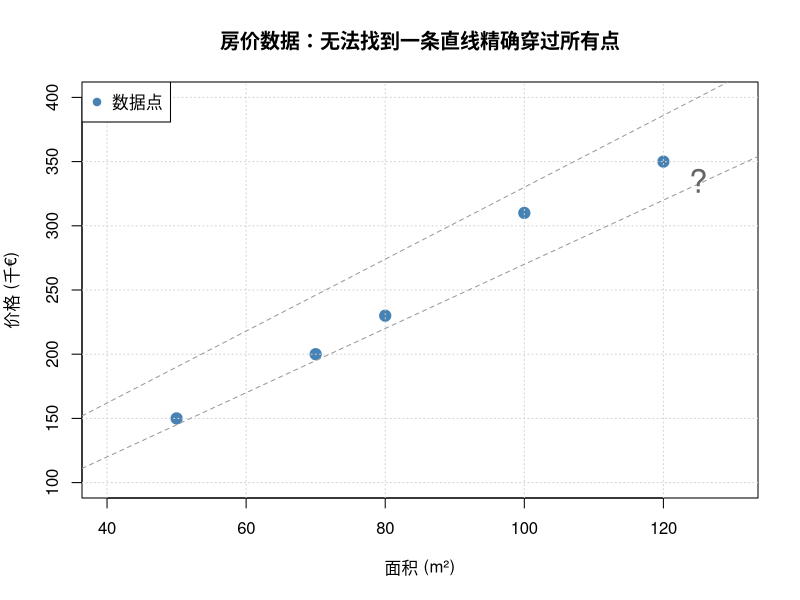
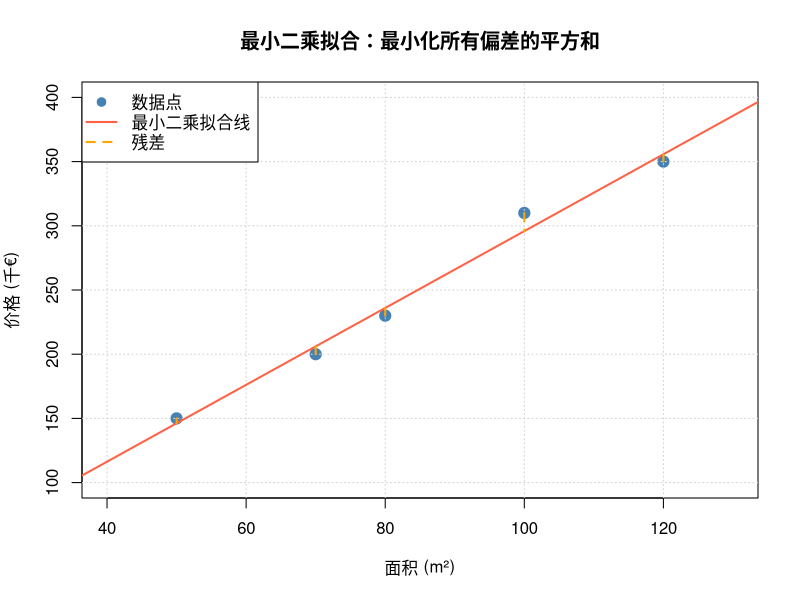
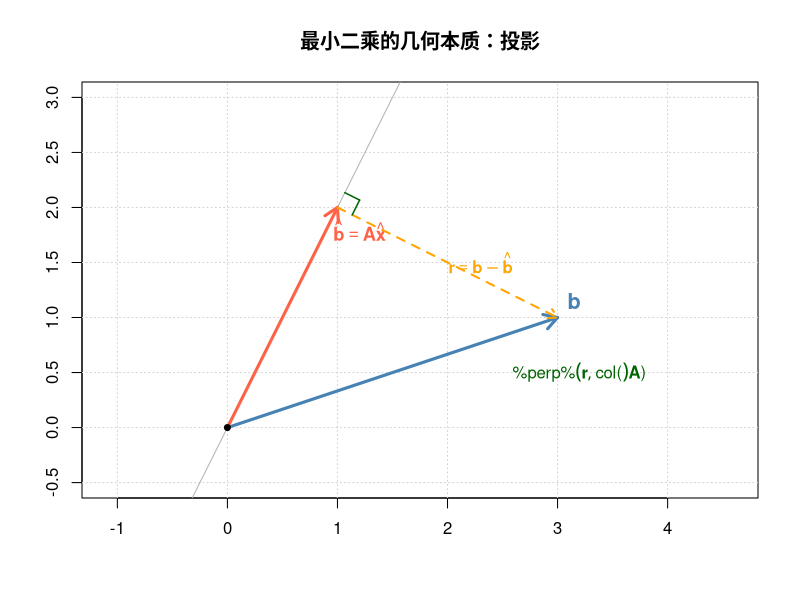
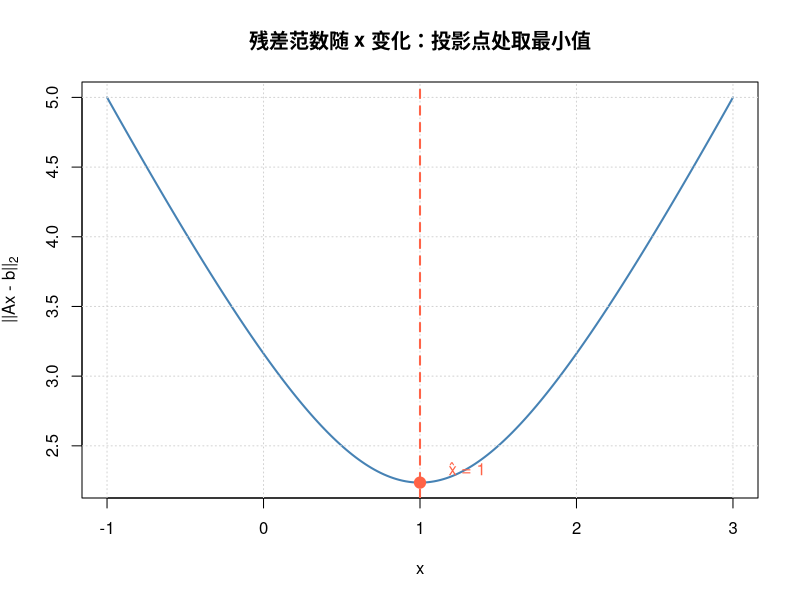
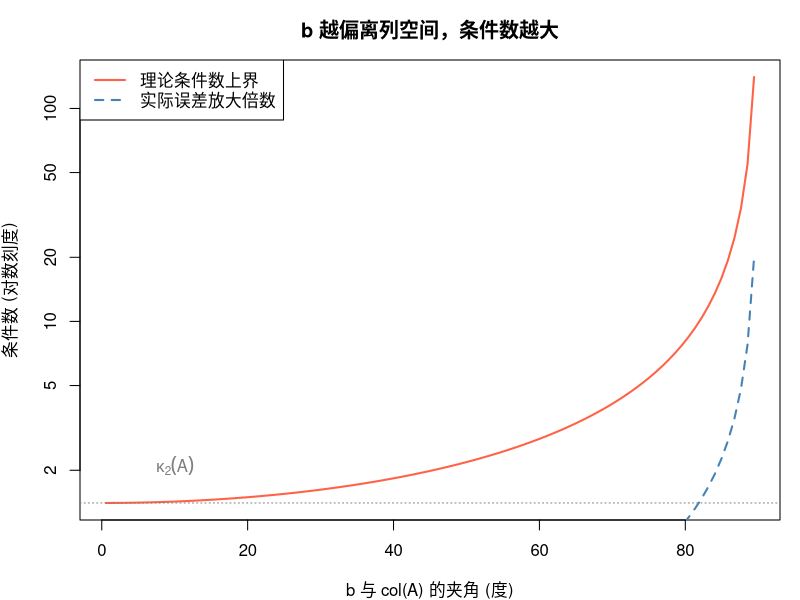
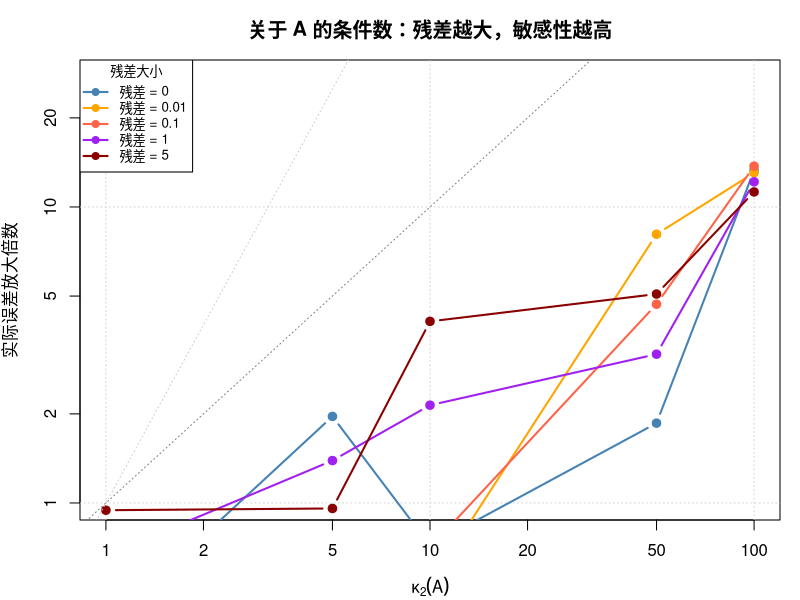
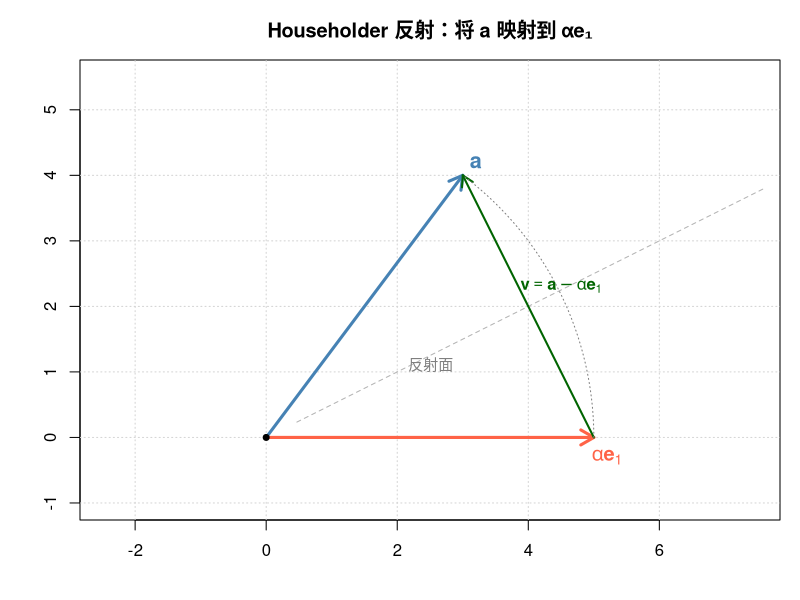
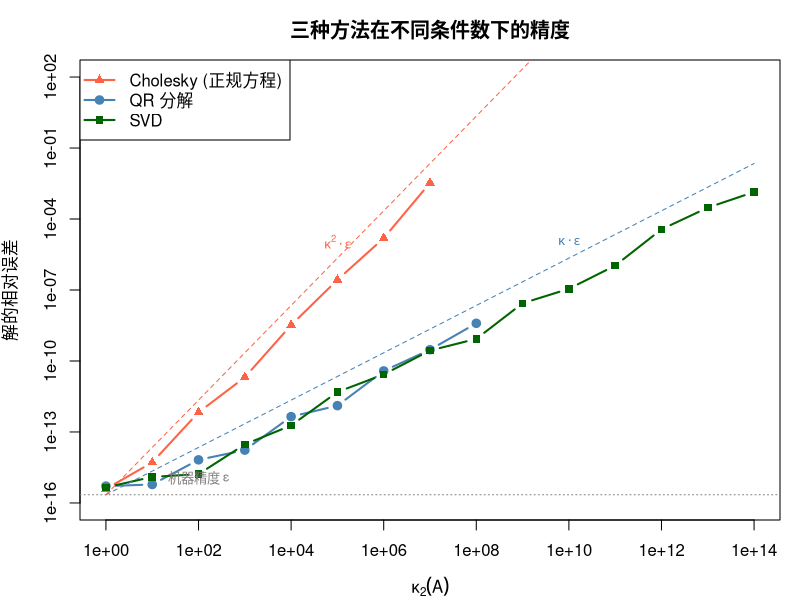

Write the R code that produced these figures, in order.
## ---- chunk 1
#| label: setup
# 辅助函数
tr <- function(A) sum(diag(A))

# 向量2-范数
vnorm <- function(x) sqrt(sum(x^2))

# Frobenius范数
fnorm <- function(A) sqrt(sum(A^2))
## ---- chunk 2
#| label: motivation-data
# 房屋数据
area <- c(50, 70, 80, 100, 120)    # 面积 (m²)
price <- c(150, 200, 230, 310, 350)  # 价格 (千€)

cat("面积 (m²):  ", area, "\n")
cat("价格 (千€): ", price, "\n")
## ---- chunk 3
#| label: motivation-visual
#| fig-width: 7
#| fig-height: 5

# 可视化：数据点不在一条直线上
plot(area, price, pch = 19, col = "steelblue", cex = 1.5,
     xlab = "面积 (m²)", ylab = "价格 (千€)",
     main = "房价数据：无法找到一条直线精确穿过所有点",
     xlim = c(40, 130), ylim = c(100, 400))
grid()

# 随便画两条线，说明没有"完美"的
abline(a = 20, b = 2.5, col = "grey60", lty = 2)
abline(a = 50, b = 2.8, col = "grey60", lty = 2)
text(125, 335, "?", col = "grey40", cex = 2)
legend("topleft", "数据点", pch = 19, col = "steelblue")
## ---- chunk 4
#| label: motivation-matrix
# 构造矩阵
A <- cbind(1, area)
b <- price

cat("矩阵 A:\n")
print(A)
cat("\n向量 b:", b, "\n")
cat("\nA 是", nrow(A), "×", ncol(A), "矩阵：", nrow(A), "个方程，", ncol(A), "个未知数\n")
cat("方程数 > 未知数 → 超定系统 → 一般无精确解\n")
## ---- chunk 5
#| label: motivation-solve
#| fig-width: 7
#| fig-height: 5

# 用最小二乘求解
beta_hat <- solve(t(A) %*% A, t(A) %*% b)
cat("最小二乘解:\n")
cat("  β₀ (截距) =", round(beta_hat[1], 2), "\n")
cat("  β₁ (斜率) =", round(beta_hat[2], 2), "\n")
cat("  模型: 价格 ≈", round(beta_hat[1], 2), "+", round(beta_hat[2], 2), "× 面积\n\n")

# 残差
residuals <- b - A %*% beta_hat
cat("残差（每个点的偏差）:", round(residuals, 2), "\n")
cat("残差平方和:", round(sum(residuals^2), 2), "\n")

# 可视化
plot(area, price, pch = 19, col = "steelblue", cex = 1.5,
     xlab = "面积 (m²)", ylab = "价格 (千€)",
     main = "最小二乘拟合：最小化所有偏差的平方和",
     xlim = c(40, 130), ylim = c(100, 400))
grid()
abline(beta_hat[1], beta_hat[2], col = "tomato", lwd = 2)

# 画残差线
fitted <- A %*% beta_hat
segments(area, price, area, fitted, col = "orange", lwd = 2, lty = 2)

legend("topleft", c("数据点", "最小二乘拟合线", "残差"),
       col = c("steelblue", "tomato", "orange"),
       pch = c(19, NA, NA), lty = c(NA, 1, 2), lwd = 2)
## ---- chunk 6
#| label: geometry-2d
#| fig-width: 8
#| fig-height: 6

# 二维几何解释
# 列空间是一维的（一条直线），b 不在这条直线上
# 最小二乘解对应 b 在列空间上的投影

# 简单例子：A 只有一列
a <- c(1, 2)  # 列空间方向
b_vec <- c(3, 1)  # 目标向量

# 投影 b 到 a 的方向
proj_coeff <- sum(a * b_vec) / sum(a * a)
b_hat <- proj_coeff * a
residual <- b_vec - b_hat

plot(NULL, xlim = c(-0.5, 4), ylim = c(-0.5, 3),
     xlab = "", ylab = "", asp = 1,
     main = "最小二乘的几何本质：投影")
grid()

# 列空间（直线）
arrows(0, 0, 2.5, 5, col = "grey70", lwd = 1, length = 0.1)
arrows(0, 0, -0.5, -1, col = "grey70", lwd = 1, length = 0)
text(2.6, 4.7, "col(A)", col = "grey50", cex = 0.9)

# 向量 b
arrows(0, 0, b_vec[1], b_vec[2], col = "steelblue", lwd = 3, length = 0.15)
text(b_vec[1] + 0.15, b_vec[2] + 0.15, expression(bold(b)), col = "steelblue", cex = 1.3)

# 投影 b_hat
arrows(0, 0, b_hat[1], b_hat[2], col = "tomato", lwd = 3, length = 0.15)
text(b_hat[1] + 0.2, b_hat[2] - 0.2,
     expression(hat(bold(b)) == bold(A)*hat(bold(x))), col = "tomato", cex = 1.1)

# 残差
arrows(b_hat[1], b_hat[2], b_vec[1], b_vec[2],
       col = "orange", lwd = 2, lty = 2, length = 0.1)
text((b_hat[1] + b_vec[1])/2 + 0.3, (b_hat[2] + b_vec[2])/2,
     expression(bold(r) == bold(b) - hat(bold(b))), col = "orange", cex = 1.0)

# 直角标记
rect_size <- 0.15
mid_x <- b_hat[1]
mid_y <- b_hat[2]
# 画一个小正方形表示直角
segments(mid_x + rect_size * (b_vec[1]-b_hat[1])/vnorm(residual),
         mid_y + rect_size * (b_vec[2]-b_hat[2])/vnorm(residual),
         mid_x + rect_size * (b_vec[1]-b_hat[1])/vnorm(residual) + rect_size * a[1]/vnorm(a),
         mid_y + rect_size * (b_vec[2]-b_hat[2])/vnorm(residual) + rect_size * a[2]/vnorm(a),
         col = "darkgreen", lwd = 1.5)
segments(mid_x + rect_size * a[1]/vnorm(a),
         mid_y + rect_size * a[2]/vnorm(a),
         mid_x + rect_size * (b_vec[1]-b_hat[1])/vnorm(residual) + rect_size * a[1]/vnorm(a),
         mid_y + rect_size * (b_vec[2]-b_hat[2])/vnorm(residual) + rect_size * a[2]/vnorm(a),
         col = "darkgreen", lwd = 1.5)

text(3.2, 0.5, expression(bold(r) %perp% "col("*bold(A)*")"), col = "darkgreen", cex = 1.0)

points(0, 0, pch = 19, cex = 0.8)
## ---- chunk 7
#| label: geometry-why-projection
#| fig-width: 8
#| fig-height: 5

# 为什么投影是最优的？画出不同的 x 对应的 ||Ax - b||
# 一维情况：min_x ||ax - b||
a_1d <- c(1, 2)
b_1d <- c(3, 1)

x_range <- seq(-1, 3, length.out = 200)
errors <- sapply(x_range, function(x) vnorm(x * a_1d - b_1d))

x_opt <- sum(a_1d * b_1d) / sum(a_1d * a_1d)

plot(x_range, errors, type = "l", lwd = 2, col = "steelblue",
     xlab = "x", ylab = expression("||Ax - b||"[2]),
     main = "残差范数随 x 变化：投影点处取最小值")
grid()
abline(v = x_opt, col = "tomato", lty = 2, lwd = 2)
points(x_opt, vnorm(x_opt * a_1d - b_1d), pch = 19, col = "tomato", cex = 1.5)
text(x_opt + 0.3, vnorm(x_opt * a_1d - b_1d) + 0.1,
     paste0("x̂ = ", round(x_opt, 3)), col = "tomato", cex = 1.0)
## ---- chunk 8
#| label: normal-equation-demo
# 用房价数据验证正规方程
A_house <- cbind(1, area)
b_house <- price

# 计算正规方程的两边
AtA <- t(A_house) %*% A_house
Atb <- t(A_house) %*% b_house

cat("A^T A =\n")
print(AtA)
cat("\nA^T b =\n")
print(Atb)

# 求解正规方程
beta_ne <- solve(AtA, Atb)
cat("\n正规方程的解:\n")
cat("  β₀ =", round(beta_ne[1], 4), "\n")
cat("  β₁ =", round(beta_ne[2], 4), "\n")

# 验证残差垂直于列空间
resid <- b_house - A_house %*% beta_ne
cat("\n验证 A^T r = 0:\n")
cat("  A^T r =", round(t(A_house) %*% resid, 10), "\n")
cat("  → 残差确实垂直于列空间 ✓\n")
## ---- chunk 9
#| label: pseudoinverse
# 伪逆的计算和性质
A_plus <- solve(t(A_house) %*% A_house) %*% t(A_house)

cat("A⁺ 的维度:", nrow(A_plus), "×", ncol(A_plus), "\n")
cat("A 的维度: ", nrow(A_house), "×", ncol(A_house), "\n\n")

# 验证 A⁺b = x̂
x_via_pinv <- A_plus %*% b_house
cat("A⁺b =", round(x_via_pinv, 4), "\n")
cat("正规方程解 =", round(beta_ne, 4), "\n")
cat("一致 ✓\n\n")

# A A⁺ 是投影矩阵
P <- A_house %*% A_plus
cat("A A⁺ 是投影矩阵吗？\n")
cat("  (AA⁺)² ≈ AA⁺ ?", max(abs(P %*% P - P)) < 1e-10, "\n")
cat("  (AA⁺)^T ≈ AA⁺ ?", max(abs(t(P) - P)) < 1e-10, "(对称)\n")
cat("  → AA⁺ 是到 col(A) 的正交投影矩阵 ✓\n")
## ---- chunk 10
#| code-fold: true
#| code-summary: "点击查看答案"

cat("1. 错误：AA⁺ ≠ I_m（除非 A 是方阵且可逆）\n")
cat("   AA⁺ 是 m×m 的投影矩阵，不是单位矩阵\n\n")

# 数值验证
cat("   AA⁺ =\n")
print(round(P, 4))
cat("   I_5 =\n")
print(diag(5))
cat("\n")

cat("2. 正确：AA⁺ 恰好是到 col(A) 的正交投影矩阵\n\n")

# 验证
b_proj <- P %*% b_house
b_hat_direct <- A_house %*% beta_ne
cat("   AA⁺b =", round(b_proj, 2), "\n")
cat("   Ax̂   =", round(b_hat_direct, 2), "\n\n")

cat("3. 正确：残差垂直于列空间，这是最小二乘解的几何特征\n\n")
cat("4. 正确：任意向量都可以分解为在子空间上的投影和在其正交补上的投影之和\n")
## ---- chunk 11
#| label: condition-b
#| fig-width: 9
#| fig-height: 5

# 演示：b 的投影分量越小，条件数越大
set.seed(42)
m <- 50; n <- 3
A_cond <- matrix(rnorm(m * n), m, n)

kappa_A <- kappa(A_cond, exact = TRUE)
cat("κ₂(A) =", round(kappa_A, 2), "\n\n")

# 构造不同"投影比例"的 b
# b = b_col + b_perp，其中 b_col ∈ col(A)，b_perp ⊥ col(A)
P_A <- A_cond %*% solve(t(A_cond) %*% A_cond) %*% t(A_cond)

b_col <- P_A %*% rnorm(m)        # 列空间中的分量
b_perp <- (diag(m) - P_A) %*% rnorm(m)  # 正交补中的分量
b_col <- b_col / vnorm(b_col)
b_perp <- b_perp / vnorm(b_perp)

# 不同的"角度"
alphas <- seq(0.01, pi/2 - 0.01, length.out = 100)
cond_vals <- numeric(length(alphas))
actual_amplification <- numeric(length(alphas))

pert <- rnorm(m, sd = 1e-8)

for (i in seq_along(alphas)) {
  b_test <- cos(alphas[i]) * b_col + sin(alphas[i]) * b_perp
  b_test <- b_test / vnorm(b_test) * 10  # 归一化

  proj_b <- P_A %*% b_test
  ratio <- vnorm(b_test) / vnorm(proj_b)
  cond_vals[i] <- kappa_A * ratio

  # 数值验证
  x1 <- solve(t(A_cond) %*% A_cond, t(A_cond) %*% b_test)
  x2 <- solve(t(A_cond) %*% A_cond, t(A_cond) %*% (b_test + pert))
  rel_out <- vnorm(x2 - x1) / vnorm(x1)
  rel_in <- vnorm(pert) / vnorm(b_test)
  actual_amplification[i] <- rel_out / rel_in
}

par(mar = c(4, 4, 3, 1))
plot(alphas * 180 / pi, cond_vals, type = "l", log = "y",
     col = "tomato", lwd = 2,
     xlab = "b 与 col(A) 的夹角 (度)", ylab = "条件数 (对数刻度)",
     main = "b 越偏离列空间，条件数越大")
lines(alphas * 180 / pi, actual_amplification, col = "steelblue", lwd = 2, lty = 2)
abline(h = kappa_A, col = "grey50", lty = 3)
text(10, kappa_A * 1.5, expression(kappa[2](A)), col = "grey50")
legend("topleft", c("理论条件数上界", "实际误差放大倍数"),
       col = c("tomato", "steelblue"), lwd = 2, lty = c(1, 2))
## ---- chunk 12
#| label: condition-A
#| fig-width: 9
#| fig-height: 5

# 演示：残差越大，关于 A 的条件数越大
set.seed(123)
n_dim <- 5

# 构造不同条件数的 A
U <- qr.Q(qr(matrix(rnorm(20 * 20), 20)))
V <- qr.Q(qr(matrix(rnorm(n_dim * n_dim), n_dim)))

kappa_values <- c(1, 5, 10, 50, 100)
residual_scales <- c(0, 0.01, 0.1, 1, 5)

results <- expand.grid(kappa_A = kappa_values, resid_scale = residual_scales)
results$effective_kappa <- NA

m_dim <- 20

for (i in seq_len(nrow(results))) {
  kk <- results$kappa_A[i]
  rs <- results$resid_scale[i]

  sigmas <- exp(seq(log(1), log(kk), length.out = n_dim))
  A_test <- U[, 1:n_dim] %*% diag(sigmas) %*% t(V)

  # 构造 b = A*x_true + rs*noise_perp
  x_true <- rep(1, n_dim)
  b_in_col <- A_test %*% x_true
  noise_perp <- (diag(m_dim) - A_test %*% solve(t(A_test) %*% A_test) %*% t(A_test)) %*% rnorm(m_dim)
  if (vnorm(noise_perp) > 0) noise_perp <- noise_perp / vnorm(noise_perp)
  b_test <- b_in_col + rs * noise_perp

  # 扰动 A
  delta_A <- matrix(rnorm(m_dim * n_dim), m_dim, n_dim) * 1e-8
  x_hat <- solve(t(A_test) %*% A_test, t(A_test) %*% b_test)
  A_pert <- A_test + delta_A
  x_hat_pert <- solve(t(A_pert) %*% A_pert, t(A_pert) %*% b_test)

  rel_out <- vnorm(x_hat_pert - x_hat) / vnorm(x_hat)
  rel_in <- norm(delta_A, "F") / norm(A_test, "F")
  results$effective_kappa[i] <- rel_out / rel_in
}

# 绘图
par(mar = c(4, 4, 3, 1))
colors <- c("steelblue", "orange", "tomato", "purple", "darkred")

plot(NULL, xlim = range(kappa_values), ylim = c(1, max(results$effective_kappa, na.rm = TRUE) * 2),
     log = "xy", xlab = expression(kappa[2](A)), ylab = "实际误差放大倍数",
     main = "关于 A 的条件数：残差越大，敏感性越高")
grid()

for (j in seq_along(residual_scales)) {
  idx <- results$resid_scale == residual_scales[j]
  lines(results$kappa_A[idx], results$effective_kappa[idx],
        col = colors[j], lwd = 2, type = "b", pch = 19)
}

# 参考线
abline(0, 1, lty = 3, col = "grey50")
abline(0, 2, lty = 3, col = "grey80")
text(80, 60, expression(kappa), col = "grey50", cex = 0.8)
text(80, 5000, expression(kappa^2), col = "grey80", cex = 0.8)

legend("topleft",
       paste("残差 =", residual_scales),
       col = colors, lwd = 2, pch = 19, cex = 0.8,
       title = "残差大小")
## ---- chunk 13
#| code-fold: true
#| code-summary: "点击查看答案"

set.seed(7)
m_ex <- 20; n_ex <- 3

# 构造 κ₂(A) = 10 的矩阵
U_ex <- qr.Q(qr(matrix(rnorm(m_ex^2), m_ex)))
V_ex <- qr.Q(qr(matrix(rnorm(n_ex^2), n_ex)))
sigmas_ex <- c(10, 5, 1)  # κ = 10/1 = 10
A_ex <- U_ex[, 1:n_ex] %*% diag(sigmas_ex) %*% t(V_ex)

cat("κ₂(A) =", round(max(sigmas_ex)/min(sigmas_ex), 2), "\n\n")

# 构造 b 使残差很大
x_true_ex <- c(1, 1, 1)
b_col <- A_ex %*% x_true_ex
P_ex <- A_ex %*% solve(t(A_ex) %*% A_ex) %*% t(A_ex)
b_perp <- (diag(m_ex) - P_ex) %*% rnorm(m_ex)
b_perp <- b_perp / vnorm(b_perp) * vnorm(b_col) * 3  # 残差是投影的 3 倍

b_ex <- b_col + b_perp
resid_ex <- b_ex - P_ex %*% b_ex
proj_ex <- P_ex %*% b_ex

kappa_theoretical <- max(sigmas_ex)/min(sigmas_ex) +
  (max(sigmas_ex)/min(sigmas_ex))^2 * vnorm(resid_ex)/vnorm(proj_ex)
cat("理论条件数上界 ≈", round(kappa_theoretical, 1), "\n")
cat("  其中 κ₂(A) 贡献:", round(max(sigmas_ex)/min(sigmas_ex), 1), "\n")
cat("  κ₂(A)² × ||r||/||proj|| 贡献:",
    round((max(sigmas_ex)/min(sigmas_ex))^2 * vnorm(resid_ex)/vnorm(proj_ex), 1), "\n")
cat("\n结论: 虽然矩阵条件数只有 10，但大残差使有效条件数接近 κ² 量级\n")
## ---- chunk 14
#| label: wrong-implementation
# 一个数学上正确但数值上错误的函数
kq_solve_bad <- function(A, b) {
  solve(t(A) %*% A) %*% t(A) %*% b   # ← 显式求逆！
}

# "正确"的正规方程实现
kq_solve_ne <- function(A, b) {
  solve(t(A) %*% A, t(A) %*% b)       # ← 求解线性方程组
}

# 对比
set.seed(42)
m <- 100; n <- 5
A_test <- matrix(rnorm(m * n), m, n)
b_test <- rnorm(m)

x_bad <- kq_solve_bad(A_test, b_test)
x_good <- kq_solve_ne(A_test, b_test)
x_ref <- qr.solve(A_test, b_test)  # R 内置，使用 QR 分解

cat("显式求逆 vs QR 的误差:", vnorm(x_bad - x_ref), "\n")
cat("正规方程 vs QR 的误差:", vnorm(x_good - x_ref), "\n")
cat("\n这里差别不大，但对于病态矩阵...\n")
## ---- chunk 15
#| label: cholesky-method
# Cholesky 方法
kq_solve_chol <- function(A, b) {
  M <- crossprod(A)       # = A^T A（比 t(A) %*% A 更高效）
  c_vec <- crossprod(A, b)  # = A^T b
  L <- chol(M)            # R 的 chol() 返回上三角 R，满足 M = R^T R
  # 求解 R^T R x = c，即先解 R^T y = c，再解 R x = y
  y <- forwardsolve(t(L), c_vec)
  x <- backsolve(L, y)
  x
}

x_chol <- kq_solve_chol(A_test, b_test)
cat("Cholesky 方法 vs QR 的误差:", vnorm(x_chol - x_ref), "\n")
## ---- chunk 16
#| label: condition-squaring
# 条件数平方化的演示
set.seed(42)
m_sq <- 50; n_sq <- 5

# 构造不同条件数的矩阵
U_sq <- qr.Q(qr(matrix(rnorm(m_sq^2), m_sq)))
V_sq <- qr.Q(qr(matrix(rnorm(n_sq^2), n_sq)))

cat(sprintf("%-12s  %-15s  %-15s  %-10s\n", "κ(A)", "κ(A^T A)", "κ(A)²", "比值"))
cat(strrep("-", 58), "\n")

for (kk in c(1, 10, 100, 1000, 1e6)) {
  sigmas_sq <- exp(seq(log(1), log(kk), length.out = n_sq))
  A_sq <- U_sq[, 1:n_sq] %*% diag(sigmas_sq) %*% t(V_sq)

  kA <- kappa(A_sq, exact = TRUE)
  kAtA <- kappa(crossprod(A_sq), exact = TRUE)

  cat(sprintf("%-12.1e  %-15.1e  %-15.1e  %-10.2f\n",
              kA, kAtA, kA^2, kAtA / kA^2))
}
cat("\n结论: κ(A^T A) ≈ κ(A)² — 条件数确实被平方化了！\n")
## ---- chunk 17
#| label: orthogonal-properties
# 正交矩阵的数值演示
set.seed(1)
n_orth <- 4
Q <- qr.Q(qr(matrix(rnorm(n_orth^2), n_orth)))

cat("Q^T Q =\n")
print(round(t(Q) %*% Q, 10))
cat("\n")

# 保范性
x_test_orth <- c(1, 2, 3, 4)
cat("||x||   =", vnorm(x_test_orth), "\n")
cat("||Qx||  =", vnorm(Q %*% x_test_orth), "\n")
cat("→ 正交变换保持向量长度不变 ✓\n\n")

# 条件数
cat("κ₂(Q) =", kappa(Q, exact = TRUE), "\n")
cat("→ 正交矩阵的条件数恒为 1（完美！）\n\n")

cat("核心推论：\n")
cat("  · 乘以 Q 不会放大误差\n")
cat("  · 乘以 Q 不会改变最小化问题的解\n")
cat("  · ||QAx - Qb|| = ||Ax - b|| 对所有 x 成立\n")
## ---- chunk 18
#| label: qr-example
# QR 分解的例子（手算验证）
A_ex <- matrix(c(1, 2,
                  0, 0,
                  0, 2), nrow = 3, byrow = TRUE)
cat("A =\n")
print(A_ex)

qr_result <- qr(A_ex)
Q_full <- qr.Q(qr_result, complete = TRUE)
R_full <- qr.R(qr_result)

cat("\nQ =\n")
print(round(Q_full, 4))
cat("\nR (上三角) =\n")
print(round(R_full, 4))

cat("\n验证 Q^T A =\n")
print(round(t(Q_full) %*% A_ex, 10))
cat("→ 下面的行确实为零 ✓\n")

cat("\n验证 QR = A:\n")
R_padded <- rbind(R_full, rep(0, ncol(A_ex)))
cat("||QR - A|| =", norm(Q_full %*% R_padded - A_ex, "F"), "✓\n")
## ---- chunk 19
#| label: qr-solve-demo
# QR 方法求解最小二乘
kq_solve_qr <- function(A, b) {
  qr_dec <- qr(A)
  Q <- qr.Q(qr_dec, complete = TRUE)
  R <- qr.R(qr_dec)

  Qtb <- t(Q) %*% b
  n <- ncol(A)
  c1 <- Qtb[1:n]
  c2 <- Qtb[(n+1):length(Qtb)]

  x_hat <- backsolve(R, c1)

  list(x = x_hat,
       min_residual_norm = vnorm(c2),
       c1 = c1, c2 = c2)
}

# 用房价数据测试
result_qr <- kq_solve_qr(A_house, b_house)
cat("QR 方法的解:\n")
cat("  β₀ =", round(result_qr$x[1], 4), "\n")
cat("  β₁ =", round(result_qr$x[2], 4), "\n")
cat("  最小残差 ||c₂|| =", round(result_qr$min_residual_norm, 4), "\n\n")

cat("与正规方程对比:\n")
cat("  正规方程:", round(beta_ne, 4), "\n")
cat("  QR 方法: ", round(result_qr$x, 4), "\n")
cat("  完全一致 ✓\n")
## ---- chunk 20
#| label: householder-visual
#| fig-width: 8
#| fig-height: 6

# Householder 反射的几何演示
# 在 2D 中：将向量 a 反射到 e1 方向

a_hh <- c(3, 4)  # 要反射的向量
alpha <- vnorm(a_hh)  # 反射后长度不变
e1 <- c(1, 0)

# Householder 向量
v_hh <- a_hh - alpha * e1
v_hh_norm <- v_hh / vnorm(v_hh)

# Householder 矩阵
H <- diag(2) - 2 * outer(v_hh_norm, v_hh_norm)

# 反射结果
a_reflected <- H %*% a_hh

plot(NULL, xlim = c(-1, 6), ylim = c(-1, 5.5), asp = 1,
     xlab = "", ylab = "",
     main = "Householder 反射：将 a 映射到 αe₁")
grid()

# 反射超平面（垂直于 v 的直线）
midpoint <- (a_hh + a_reflected) / 2
perp_dir <- c(-v_hh[2], v_hh[1])
perp_dir <- perp_dir / vnorm(perp_dir)
segments(midpoint[1] - 4*perp_dir[1], midpoint[2] - 4*perp_dir[2],
         midpoint[1] + 4*perp_dir[1], midpoint[2] + 4*perp_dir[2],
         col = "grey70", lwd = 1, lty = 2)
text(midpoint[1] + 2*perp_dir[1] + 0.3, midpoint[2] + 2*perp_dir[2],
     "反射面", col = "grey50", cex = 0.9)

# 向量 a
arrows(0, 0, a_hh[1], a_hh[2], col = "steelblue", lwd = 3, length = 0.15)
text(a_hh[1] + 0.2, a_hh[2] + 0.2, expression(bold(a)), col = "steelblue", cex = 1.3)

# 反射结果 = α e₁
arrows(0, 0, a_reflected[1], a_reflected[2], col = "tomato", lwd = 3, length = 0.15)
text(a_reflected[1] + 0.2, a_reflected[2] - 0.3,
     expression(alpha*bold(e)[1]), col = "tomato", cex = 1.2)

# Householder 向量 v
arrows(a_reflected[1], a_reflected[2], a_hh[1], a_hh[2],
       col = "darkgreen", lwd = 2, length = 0.12, lty = 1)
text((a_hh[1] + a_reflected[1])/2 + 0.5, (a_hh[2] + a_reflected[2])/2 + 0.3,
     expression(bold(v) == bold(a) - alpha*bold(e)[1]), col = "darkgreen", cex = 1.0)

# 圆弧表示长度不变
theta_arc <- seq(0, atan2(a_hh[2], a_hh[1]), length.out = 100)
r_arc <- alpha
lines(r_arc * cos(theta_arc), r_arc * sin(theta_arc),
      col = "grey50", lty = 3, lwd = 1)

points(0, 0, pch = 19, cex = 0.8)

cat("a =", a_hh, "\n")
cat("Ha =", round(a_reflected, 10), "= (", alpha, ", 0 ) ✓\n")
cat("||a|| = ||Ha|| =", alpha, "（长度不变）✓\n")
## ---- chunk 21
#| label: qr-vs-cholesky
#| fig-width: 9
#| fig-height: 5

# 关键对比实验：QR vs Cholesky 在不同条件数下的表现
set.seed(42)
m_cmp <- 100; n_cmp <- 10

U_cmp <- qr.Q(qr(matrix(rnorm(m_cmp^2), m_cmp)))
V_cmp <- qr.Q(qr(matrix(rnorm(n_cmp^2), n_cmp)))

kappa_range <- 10^seq(0, 14, by = 1)

err_chol <- numeric(length(kappa_range))
err_qr <- numeric(length(kappa_range))
err_svd <- numeric(length(kappa_range))

x_true_cmp <- rep(1, n_cmp)

for (i in seq_along(kappa_range)) {
  kk <- kappa_range[i]
  sigmas_cmp <- exp(seq(log(1), log(kk), length.out = n_cmp))
  A_cmp <- U_cmp[, 1:n_cmp] %*% diag(sigmas_cmp) %*% t(V_cmp)
  b_cmp <- A_cmp %*% x_true_cmp  # b ∈ col(A)，有精确解

  # Cholesky 方法
  tryCatch({
    AtA <- crossprod(A_cmp)
    Atb <- crossprod(A_cmp, b_cmp)
    x_chol_cmp <- solve(AtA, Atb)
    err_chol[i] <- vnorm(x_chol_cmp - x_true_cmp) / vnorm(x_true_cmp)
  }, error = function(e) { err_chol[i] <<- NA })

  # QR 方法
  tryCatch({
    x_qr_cmp <- qr.solve(A_cmp, b_cmp)
    err_qr[i] <- vnorm(x_qr_cmp - x_true_cmp) / vnorm(x_true_cmp)
  }, error = function(e) { err_qr[i] <<- NA })

  # SVD 方法
  tryCatch({
    sv <- svd(A_cmp)
    x_svd_cmp <- sv$v %*% diag(1/sv$d) %*% t(sv$u) %*% b_cmp
    err_svd[i] <- vnorm(x_svd_cmp - x_true_cmp) / vnorm(x_true_cmp)
  }, error = function(e) { err_svd[i] <<- NA })
}

par(mar = c(4, 4, 3, 1))
plot(kappa_range, err_chol, type = "b", log = "xy", pch = 17,
     col = "tomato", lwd = 2,
     xlab = expression(kappa[2](A)), ylab = "解的相对误差",
     main = "三种方法在不同条件数下的精度",
     ylim = c(1e-16, 1e2))
lines(kappa_range, err_qr, type = "b", pch = 19, col = "steelblue", lwd = 2)
lines(kappa_range, err_svd, type = "b", pch = 15, col = "darkgreen", lwd = 2)

# 理论参考线
abline(h = .Machine$double.eps, lty = 3, col = "grey50")
text(1e2, .Machine$double.eps * 5, "机器精度 ε", col = "grey50", cex = 0.8)

# κ·ε 和 κ²·ε 参考线
lines(kappa_range, kappa_range * .Machine$double.eps,
      lty = 2, col = "steelblue", lwd = 1)
lines(kappa_range, kappa_range^2 * .Machine$double.eps,
      lty = 2, col = "tomato", lwd = 1)
text(1e10, 1e10 * .Machine$double.eps * 5,
     expression(kappa %.% epsilon), col = "steelblue", cex = 0.8)
text(1e5, 1e10 * .Machine$double.eps * 5,
     expression(kappa^2 %.% epsilon), col = "tomato", cex = 0.8)

legend("topleft",
       c("Cholesky (正规方程)", "QR 分解", "SVD"),
       col = c("tomato", "steelblue", "darkgreen"),
       pch = c(17, 19, 15), lwd = 2)
## ---- chunk 22
#| label: svd-method
# SVD 方法
kq_solve_svd <- function(A, b) {
  sv <- svd(A)
  # A⁺ = V Σ⁺ U^T
  # x = V Σ⁺ U^T b

  # 计算 U^T b
  Utb <- t(sv$u) %*% b

  # 除以奇异值（对应 Σ⁺ 的操作）
  # 只取前 n 个分量（对应非零奇异值）
  n <- length(sv$d)
  coeffs <- Utb[1:n] / sv$d

  # 乘以 V
  x_hat <- sv$v %*% coeffs

  list(x = x_hat, singular_values = sv$d)
}

result_svd <- kq_solve_svd(A_house, b_house)
cat("SVD 方法的解:\n")
cat("  β₀ =", round(result_svd$x[1], 4), "\n")
cat("  β₁ =", round(result_svd$x[2], 4), "\n")
cat("  奇异值:", round(result_svd$singular_values, 4), "\n")
cat("  κ₂(A) =", round(max(result_svd$singular_values) /
                         min(result_svd$singular_values), 2), "\n")
## ---- chunk 23
#| label: svd-rank-deficient
#| fig-width: 8
#| fig-height: 5

# 秩亏矩阵的例子
set.seed(42)
m_rd <- 20; n_rd <- 5

# 构造秩为 3 的 5 列矩阵（第 4、5 列是前 3 列的线性组合）
A_base <- matrix(rnorm(m_rd * 3), m_rd, 3)
A_rd <- cbind(A_base,
              0.5 * A_base[,1] + 0.3 * A_base[,2],
              -0.2 * A_base[,1] + 0.7 * A_base[,3])

# 加一点噪声模拟"几乎秩亏"
A_almost_rd <- A_rd + matrix(rnorm(m_rd * n_rd, sd = 1e-10), m_rd, n_rd)

b_rd <- rnorm(m_rd)

cat("A 的奇异值:\n")
sv_rd <- svd(A_rd)
cat("  精确秩亏:", round(sv_rd$d, 10), "\n")

sv_ard <- svd(A_almost_rd)
cat("  近似秩亏:", format(sv_ard$d, digits = 4), "\n\n")

# 正规方程方法——失败
tryCatch({
  x_ne_rd <- solve(crossprod(A_rd), crossprod(A_rd, b_rd))
  cat("正规方程（精确秩亏）: 成功\n")
}, error = function(e) {
  cat("正规方程（精确秩亏）: 失败 —", e$message, "\n")
})

# SVD 方法——成功，给出最小范数解
x_svd_rd <- function(A, b, tol = 1e-8) {
  sv <- svd(A)
  # 只保留大于 tol 的奇异值
  keep <- sv$d > tol * max(sv$d)
  cat("  保留的奇异值:", sum(keep), "/", length(sv$d), "\n")
  Utb <- t(sv$u) %*% b
  coeffs <- ifelse(keep, Utb[1:length(sv$d)] / sv$d, 0)
  sv$v %*% coeffs
}

cat("\nSVD 方法（精确秩亏）:\n")
x_rd <- x_svd_rd(A_rd, b_rd)
cat("  ||x|| =", round(vnorm(x_rd), 4), "（最小范数解）\n")
cat("  残差 ||Ax - b|| =", round(vnorm(A_rd %*% x_rd - b_rd), 4), "\n")
## ---- chunk 24
#| label: method-comparison
#| fig-width: 10
#| fig-height: 5

# 综合对比：速度 vs 精度
library(microbenchmark)

set.seed(42)
sizes <- c(50, 100, 200, 500, 1000)
n_cols <- 10

speed_results <- data.frame()

for (m_s in sizes) {
  A_s <- matrix(rnorm(m_s * n_cols), m_s, n_cols)
  b_s <- rnorm(m_s)

  # 预热
  invisible(solve(crossprod(A_s), crossprod(A_s, b_s)))
  invisible(qr.solve(A_s, b_s))
  invisible({sv <- svd(A_s); sv$v %*% ((t(sv$u) %*% b_s) / sv$d)})

  mb <- microbenchmark(
    Cholesky = solve(crossprod(A_s), crossprod(A_s, b_s)),
    QR = qr.solve(A_s, b_s),
    SVD = {sv <- svd(A_s); sv$v %*% ((t(sv$u) %*% b_s)[1:n_cols] / sv$d)},
    times = 50
  )

  smry <- summary(mb)
  for (j in 1:3) {
    speed_results <- rbind(speed_results, data.frame(
      m = m_s, method = smry$expr[j],
      time_us = smry$median[j] / 1000  # 转为微秒
    ))
  }
}

# 绘图
par(mar = c(4, 4, 3, 1))
methods <- c("Cholesky", "QR", "SVD")
cols <- c("tomato", "steelblue", "darkgreen")

plot(NULL, xlim = range(sizes), ylim = range(speed_results$time_us),
     log = "xy", xlab = "行数 m (n = 10 固定)", ylab = "计算时间 (微秒)",
     main = "三种方法的计算速度对比")
grid()

for (j in seq_along(methods)) {
  idx <- speed_results$method == methods[j]
  lines(speed_results$m[idx], speed_results$time_us[idx],
        type = "b", pch = c(17, 19, 15)[j], col = cols[j], lwd = 2)
}
legend("topleft", methods, col = cols, pch = c(17, 19, 15), lwd = 2)
## ---- chunk 25
#| label: polynomial-fitting
#| fig-width: 10
#| fig-height: 8

# 用最小二乘拟合不同阶数的多项式
set.seed(42)
n_pts <- 20
x_data <- seq(0, 1, length.out = n_pts)
y_true <- sin(2 * pi * x_data)
y_data <- y_true + rnorm(n_pts, sd = 0.3)

x_fine <- seq(0, 1, length.out = 200)

# 稳健的 SVD 求解器（处理病态/秩亏矩阵）
solve_ls_svd <- function(A, b, tol = 1e-10) {
  sv <- svd(A)
  keep <- sv$d > tol * max(sv$d)
  Utb <- drop(t(sv$u) %*% b)
  coeffs <- ifelse(keep, Utb[1:length(sv$d)] / sv$d, 0)
  sv$v %*% coeffs
}

par(mfrow = c(2, 2), mar = c(4, 4, 3, 1))

degrees <- c(1, 3, 9, 18)
for (d in degrees) {
  # 构造 Vandermonde 矩阵
  A_poly <- outer(x_data, 0:d, "^")

  # 用 SVD 求解（对病态矩阵也稳健）
  beta_poly <- solve_ls_svd(A_poly, y_data)

  # 预测
  A_fine <- outer(x_fine, 0:d, "^")
  y_pred <- A_fine %*% beta_poly

  # 条件数
  sv_poly <- svd(A_poly)
  kk <- max(sv_poly$d) / min(sv_poly$d)

  plot(x_data, y_data, pch = 19, col = "steelblue",
       xlab = "x", ylab = "y",
       main = paste0("阶数 = ", d, "，κ(A) = ", format(kk, digits = 3)),
       ylim = c(-2, 2))
  lines(x_fine, sin(2 * pi * x_fine), col = "grey50", lwd = 1, lty = 2)
  lines(x_fine, y_pred, col = "tomato", lwd = 2)

  # 残差
  resid_poly <- y_data - A_poly %*% beta_poly
  mtext(paste("残差 =", round(vnorm(resid_poly), 3)), side = 1, line = -1.5, cex = 0.8)
}
## ---- chunk 26
#| label: polynomial-condition
#| fig-width: 8
#| fig-height: 5

# 多项式阶数 vs 条件数
degrees_all <- 1:18
kappas <- numeric(length(degrees_all))

for (d in degrees_all) {
  A_p <- outer(x_data, 0:d, "^")
  sv_p <- svd(A_p)
  kappas[d] <- max(sv_p$d) / min(sv_p$d)
}

plot(degrees_all, kappas, type = "b", log = "y",
     pch = 19, col = "steelblue", lwd = 2,
     xlab = "多项式阶数", ylab = expression(kappa[2](A)),
     main = "Vandermonde 矩阵条件数随阶数指数增长")
grid()
abline(h = 1/.Machine$double.eps, col = "red", lty = 2)
text(5, 1/.Machine$double.eps / 5, "1/ε ≈ 10¹⁶（精度完全丢失）", col = "red", cex = 0.8)
## ---- chunk 27
#| label: ridge-regression
#| fig-width: 9
#| fig-height: 5

# 特征共线性导致条件数大 → 岭回归的作用
set.seed(42)
n_obs <- 100; n_feat <- 5

# 生成特征，最后一个与第一个高度相关
X <- matrix(rnorm(n_obs * n_feat), n_obs)
corr_level <- 0.9999
X[, n_feat] <- corr_level * X[, 1] + sqrt(1 - corr_level^2) * rnorm(n_obs)

beta_true_ridge <- c(1, -2, 0.5, 0, 3)
y_ridge <- X %*% beta_true_ridge + rnorm(n_obs, sd = 0.5)

cat("原始 κ(X^T X) =", format(kappa(crossprod(X), exact = TRUE), digits = 3), "\n\n")

# 不同 λ 的岭回归
lambdas <- c(0, 0.001, 0.01, 0.1, 1, 10)
results_ridge <- data.frame()

for (lam in lambdas) {
  XtX_reg <- crossprod(X) + lam * diag(n_feat)
  beta_ridge <- solve(XtX_reg, crossprod(X, y_ridge))
  err <- vnorm(beta_ridge - beta_true_ridge) / vnorm(beta_true_ridge)

  results_ridge <- rbind(results_ridge, data.frame(
    lambda = lam,
    kappa = kappa(XtX_reg, exact = TRUE),
    rel_err = err
  ))
}

cat(sprintf("%-10s  %-15s  %-15s\n", "λ", "κ(X'X + λI)", "||β̂ - β||/||β||"))
cat(strrep("-", 45), "\n")
for (i in seq_len(nrow(results_ridge))) {
  cat(sprintf("%-10.3f  %-15.1f  %-15.6f\n",
              results_ridge$lambda[i], results_ridge$kappa[i], results_ridge$rel_err[i]))
}

par(mfrow = c(1, 2), mar = c(4, 4, 3, 1))

# 条件数 vs λ
plot(results_ridge$lambda[-1], results_ridge$kappa[-1], type = "b",
     log = "xy", pch = 19, col = "steelblue", lwd = 2,
     xlab = expression(lambda), ylab = expression(kappa),
     main = expression("岭回归降低条件数"))
grid()

# 参数误差 vs λ
plot(results_ridge$lambda, results_ridge$rel_err, type = "b",
     log = "x", pch = 19, col = "tomato", lwd = 2,
     xlab = expression(lambda), ylab = expression("||"*hat(beta) - beta*"||/||"*beta*"||"),
     main = "参数估计误差 vs λ")
grid()
## ---- chunk 28
#| label: lm-qr
# lm() 底层使用 QR 分解
fit <- lm(price ~ area)

cat("lm() 的系数:\n")
print(coef(fit))

cat("\nlm() 使用 QR 分解吗？\n")
cat("  fit$qr 存在:", !is.null(fit$qr), "\n\n")

# 手动用 QR 验证
A_lm <- model.matrix(fit)
qr_lm <- qr(A_lm)
x_manual <- qr.solve(A_lm, price)

cat("手动 QR 结果:", round(x_manual, 6), "\n")
cat("lm() 结果:   ", round(coef(fit), 6), "\n")
cat("完全一致 ✓\n\n")

cat("这就是为什么 R 帮助文档说 lm() '内部使用 QR 分解'\n")
cat("现在你知道为什么了——它比正规方程更稳定！\n")
## ---- chunk 29
#| code-fold: true
#| code-summary: "点击查看答案"
cat("残差 r 垂直于 col(A)，即 A 的列空间。\n\n")
cat("为什么这保证最小？\n")
cat("这就像从空间中一个点到一个平面的距离：\n")
cat("垂线段是最短的。从 b 到 col(A) 的最短距离\n")
cat("就是 b 到其在 col(A) 上的正交投影的距离。\n\n")
cat("数学上：对任意 x，\n")
cat("  ||Ax - b||² = ||A(x - x̂) + (Ax̂ - b)||²\n")
cat("              = ||A(x - x̂)||² + ||r||²    (因为 r ⊥ col(A))\n")
cat("              ≥ ||r||²\n")
cat("等号当且仅当 x = x̂ 时成立。\n")
## ---- chunk 30
#| code-fold: true
#| code-summary: "点击查看答案"
cat("A^T A 的奇异值是 A 的奇异值的平方：\n\n")
cat("设 A 的奇异值为 σ₁ ≥ σ₂ ≥ ... ≥ σₙ > 0\n")
cat("则 A^T A 的特征值为 σ₁² ≥ σ₂² ≥ ... ≥ σₙ²\n\n")
cat("κ(A^T A) = σ₁² / σₙ² = (σ₁/σₙ)² = κ(A)²\n\n")
cat("具体例子：\n")
cat("  如果 κ(A) = 10⁴：\n")
cat("    正规方程看到的条件数 = 10⁸\n")
cat("    QR 方法看到的条件数  = 10⁴\n")
cat("  双精度（16位）下：\n")
cat("    正规方程：16 - 8 = 8 位有效数字\n")
cat("    QR 方法：  16 - 4 = 12 位有效数字\n")
## ---- chunk 31
#| code-fold: true
#| code-summary: "点击查看答案"
cat("A. Cholesky 方法\n")
cat("   理由：κ 很小（良态），A^T A 只需算一次（10×10 矩阵），\n")
cat("   然后对每个 b 做 Cholesky 前代/回代（极快）。\n")
cat("   QR 每次都要对大矩阵操作，不划算。\n\n")

cat("B. SVD 方法\n")
cat("   理由：列几乎共线 → 几乎秩亏 → κ 很大。\n")
cat("   SVD 可以识别哪些方向是'可靠的'，忽略近零奇异值。\n")
cat("   正规方程和 QR 可能失败或给出不稳定的解。\n\n")

cat("C. Cholesky 方法\n")
cat("   理由：良态 + 速度要求 → Cholesky 是最快的方法。\n")
cat("   嵌入式系统资源有限，条件数好时不需要更复杂的方法。\n")
